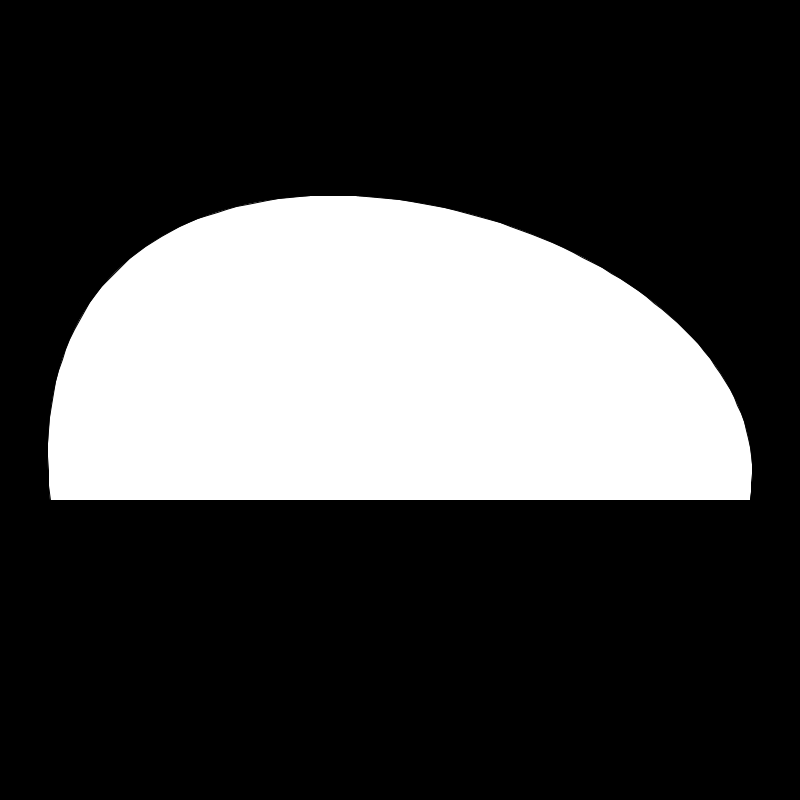
Frame 1 (no input)
Frame 60 (the mouse pressed at the canvas centre just before this capture): identical to frame 1, image omitted
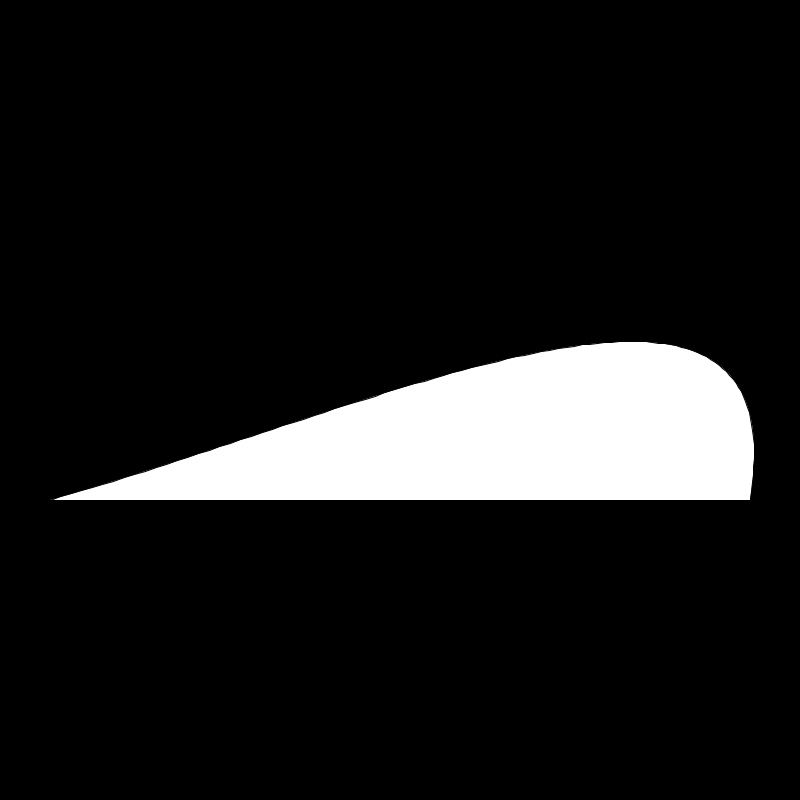
Frame 120 (the mouse held since frame 60 and released just before this capture)

The Processing sketch that drew these frames (run headless with seeded random() and noise(); from frame 60 on, the mouse is pressed at the canvas centre):

// Processing sketch: trabalho_bezier
// ── trabalho_bezier.pde
float calcula_pontos(float p_inicial, float cont, float p_final){
 return p_inicial + cont * (p_final - p_inicial); 
}

void setup(){
  size(800,800);
}

void draw(){
  background(0);
  
  float p1x = 50;
  float p1y = 500;
  float p2x = mouseX;// Põe mais efeito na curva ao mover mouse
  float p2y = mouseY;
  float p3x = 800;
  float p3y = 200;
  float p4x = 750;
  float p4y = 500;

  beginShape();
  vertex(p1x, p1y);
  for(float t = 0; t <= 1; t += 0.01)
  {
    // Criação de pontos que farão chegar até a curva
    float ax = calcula_pontos(p1x, t, p2x);
    float bx = calcula_pontos(p2x, t, p3x);
    float cx = calcula_pontos(p3x, t, p4x);
    float dx = calcula_pontos(ax, t, bx);
    float ex = calcula_pontos(bx, t, cx);
    float fx = calcula_pontos(dx, t, ex);
    
    float ay = calcula_pontos(p1y, t, p2y); 
    float by = calcula_pontos(p2y, t, p3y);
    float cy = calcula_pontos(p3y, t, p4y);
    float dy = calcula_pontos(ay, t, by);
    float ey = calcula_pontos(by, t, cy);
    float fy = calcula_pontos(dy, t, ey);

    vertex(fx,fy);
  }
  vertex(p4x, p4y);
  endShape(CLOSE);
}
